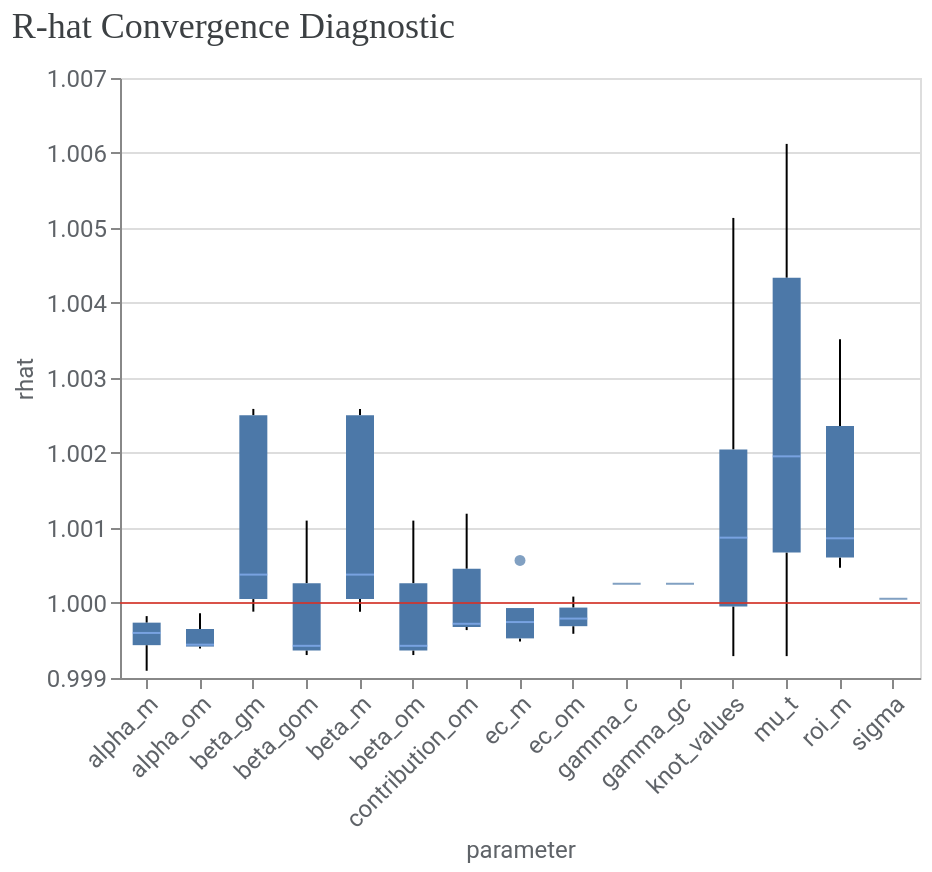

The notebook cell this image was saved under:
### Markdown cell above
To further assess convergence and model fit, you can use the methods from `visualizer` module.

1\. Assess convergence. Run the following code to generate r-hat statistics. R-hat close to 1.0 indicate convergence. R-hat < 1.2 indicates approximate convergence and is a reasonable threshold for many problems.

### Code cell
model_diagnostics = visualizer.ModelDiagnostics(mmm)
model_diagnostics.plot_rhat_boxplot()

### Figure 1 — Vega-Lite specification as saved in the notebook (floating-point values rounded to 4 significant figures; data arrays with more than 128 entries replaced by an {"elided": "..."} marker saying what was removed)
{"config": {"view": {"continuousWidth": 300, "continuousHeight": 300}, "axis": {"labelColor": "#5F6368", "labelFont": "Roboto", "labelFontSize": 12, "titleColor": "#5F6368", "titleFont": "Roboto", "titleFontSize": 12, "titleFontWeight": "normal"}}, "layer": [{"data": {"name": "data-3f976da1c102dd4e020ba4ca54e790ff"}, "mark": {"type": "boxplot", "median": {"color": "#8AB4F8"}, "outliers": {"filled": true}}, "encoding": {"x": {"axis": {"labelAngle": -45}, "field": "parameter", "type": "nominal"}, "y": {"field": "rhat", "scale": {"zero": false}, "type": "quantitative"}}}, {"data": {"name": "empty"}, "mark": {"type": "rule", "color": "#D93025", "opacity": 0.8}, "encoding": {"y": {"datum": 1}}}], "title": {"text": "R-hat Convergence Diagnostic", "anchor": "start", "color": "#3C4043", "font": "Google Sans Display", "fontSize": 18, "fontWeight": "normal", "offset": 10}, "width": 400, "$schema": "https://vega.github.io/schema/vega-lite/v5.20.1.json", "datasets": {"data-3f976da1c102dd4e020ba4ca54e790ff": {"elided": "194 records"}, "empty": [{}]}}
